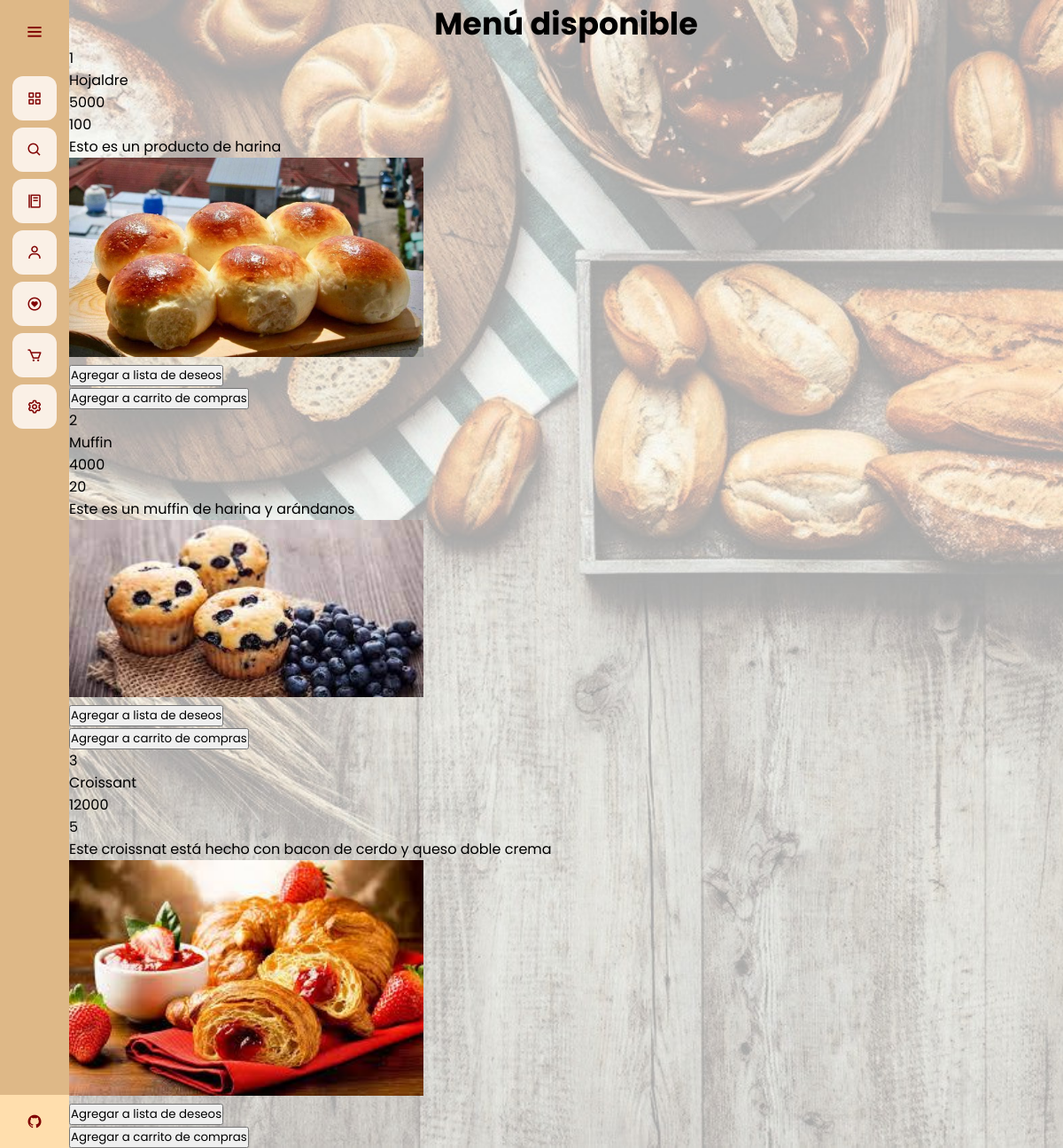
The page /menu on the database its author committed.
### app.py (models this page shows)
class Products(database.Model):
	id = database.Column(database.Integer, primary_key=True)
	productname = database.Column(database.String(30), nullable=False, unique=True)
	price = database.Column(database.Integer, nullable=False)
	quantity = database.Column(database.Integer, nullable=False)
	score = database.Column(database.Integer, nullable=False)
	details = database.Column(database.String(1000))
	image_prod = database.Column(database.String(40), nullable=False, default='pan.jpg')

### app.py (the view)
@app.route("/menu", methods=['GET', 'POST'])
def menu():
	products = Products.query.filter().all()
	buyform = BuyForm()
	form = WishForm()
	if form.validate_on_submit():
		if request.method == 'POST':
			new_item = Wish(product_id = request.form['tag-id'],
			user_id = current_user,
			product_price = request.form['tag-price'])
			return redirect(url_for('lista'))
	return render_template("carta.html", products = products, form = form, buyform = buyform)

### app.py
class BuyForm(FlaskForm):
	submit = SubmitField("Agregar a carrito de compras")

class WishForm(FlaskForm):
	submit = SubmitField("Agregar a lista de deseos")

### app.py (called while the page is built)
@app.before_request
def make_session_permanent():
    session.permanent = True

### templates/carta.html (shortened to what this page needs)
{% extends 'base.html' %}
{% block style %}
<link rel="stylesheet" href="{{ url_for('static', filename='css/style_menu.css') }}">
{% endblock %}
{% block content %}
<div class="container">
    <h1 class="title">
        Menú disponible
    </h1>
    <div class="menu">
        {% for product in products %}
        <div class="id">
            <form action="" method="post" name="tag-id">
                {{ product.id }}
            </form>
        </div>
        <div class="name">
            {{ product.productname }}
        </div>
        <div class="price">
            <form action="" method="post" name="tag-price">
                {{ product.price }}
            </form>
        </div>
        <div class="quantity">
            {{ product.quantity }}
        </div>
        <div class="details">
            {{ product.details }}
        </div>
        <div class="image-div">
            <img src="{{ url_for('static', filename='images_plates/'+product.image_prod) }}" alt="" class="image">
        </div>
        <div class="wish">
            {{ form.submit }}
        </div>
        <div class="buy">
            {{ buyform.submit }}
        </div>
        {% endfor %}
    </div>
</div>
{% endblock %}

### static/css/style_base.css (style rules this page uses)
* { margin: 0; padding: 0; box-sizing: border-box; font-family: "Poppins" , sans-serif; }

### static/css/style_menu.css (style rules this page uses)
.title { text-align: center; font-size: 35px; }
.image { width: 400px; }
.menu { display: grid; }

### rows shown on the page
Products: id "1", productname "Hojaldre", price "5000", quantity "100", details "Esto es un producto de harina", image_prod (picture)
Products: id "2", productname "Muffin", price "4000", quantity "20", details "Este es un muffin de harina y arándanos", image_prod (picture)
Products: id "3", productname "Croissant", price "12000", quantity "5", details "Este croissnat está hecho con bacon de cerdo y queso doble crema", image_prod (picture)
